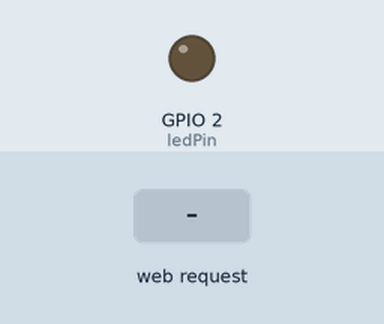
Recording of a sketch running on a simulated ESP32. Shown: output pins drawn as LEDs (lit = HIGH). Inputs (shaded band) come from the test bench. WiFi joins after 1.5 s; servers stay silent unless stated; storage starts empty; what the sketch prints to the serial monitor is not drawn.

Above: at 3.2 s.
3.3 s: HTTP request GET /on received
At 3.8 s:
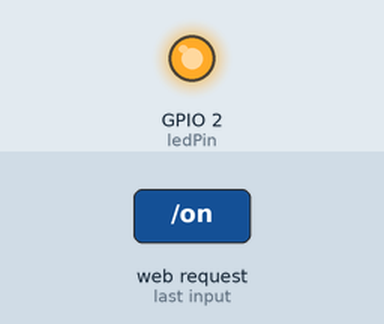
4.8 s: HTTP request GET /off received
At 6.2 s:
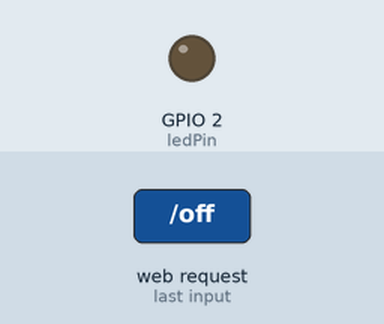
Timing chart, 0 to 7.8 s (numbered marks = the images above; inputs shaded):
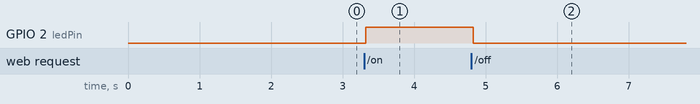

The sketch:

Async_ESP32_Web_Server.ino
```cpp
#include "WiFi.h"
#include "ESPAsyncWebServer.h"
#include "SPIFFS.h"

// Replace with your network credentials
const char* ssid = "GHRTBIF";
const char* password = "Welcome2rgi";

// Set LED GPIO
const int ledPin = 2;
// Stores LED state
String ledState;

// Create AsyncWebServer object on port 80
AsyncWebServer server(80);

// Mutex for thread safety
SemaphoreHandle_t xMutex;

// Replaces placeholder with LED state value
String processor(const String& var) {
  Serial.println(var);
  if (var == "STATE") {
    if (digitalRead(ledPin)) {
      ledState = "ON";
    } else {
      ledState = "OFF";
    }
    Serial.print(ledState);
    return ledState;
  }
  return String();
}

void setup() {
  // Serial port for debugging purposes
  Serial.begin(115200);
  pinMode(ledPin, OUTPUT);

  // Initialize SPIFFS
  if (!SPIFFS.begin(true)) {
    Serial.println("An Error has occurred while mounting SPIFFS");
    return;
  }

  // Create a mutex for synchronization
  xMutex = xSemaphoreCreateMutex();

  // Connect to Wi-Fi
  WiFi.begin(ssid, password);
  while (WiFi.status() != WL_CONNECTED) {
    delay(1000);
    Serial.println("Connecting to WiFi..");
  }

  // Print ESP32 Local IP Address
  Serial.println(WiFi.localIP());

  // Route for root / web page
  server.on("/", HTTP_GET, [](AsyncWebServerRequest *request) {
    if (xSemaphoreTake(xMutex, portMAX_DELAY)) {
      request->send(SPIFFS, "/index.html", String(), false, processor);
      xSemaphoreGive(xMutex);
    }
  });

  // Route to load style.css file
  server.on("/style.css", HTTP_GET, [](AsyncWebServerRequest *request) {
    if (xSemaphoreTake(xMutex, portMAX_DELAY)) {
      request->send(SPIFFS, "/style.css", "text/css");
      xSemaphoreGive(xMutex);
    }
  });

  // Route to set GPIO to HIGH
  server.on("/on", HTTP_GET, [](AsyncWebServerRequest *request) {
    if (xSemaphoreTake(xMutex, portMAX_DELAY)) {
      digitalWrite(ledPin, HIGH);
      request->send(SPIFFS, "/index.html", String(), false, processor);
      xSemaphoreGive(xMutex);
    }
  });

  // Route to set GPIO to LOW
  server.on("/off", HTTP_GET, [](AsyncWebServerRequest *request) {
    if (xSemaphoreTake(xMutex, portMAX_DELAY)) {
      digitalWrite(ledPin, LOW);
      request->send(SPIFFS, "/index.html", String(), false, processor);
      xSemaphoreGive(xMutex);
    }
  });

  // Start server
  server.begin();
}

void loop() {
  // Empty loop
}
```

Measured:
- after the input at 3.3 s, GPIO 2 (ledPin): LOW → HIGH at once
- after the input at 4.8 s, GPIO 2 (ledPin): HIGH → LOW at once
